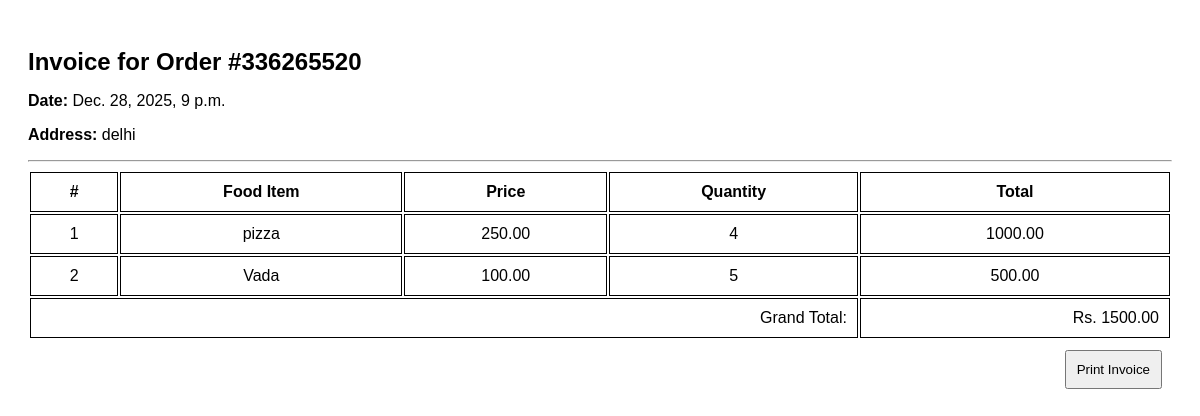
The app's page /api/invoice/336265520/ with its own data.
### foodordering/models.py (models this page shows, shortened)
class OrderAddress(models.Model):
    user=models.ForeignKey(User, on_delete=models.CASCADE)
    order_number = models.CharField(max_length=100, null=True)
    address=models.TextField()
    order_time=models.DateTimeField(auto_now_add=True)
    order_final_status=models.CharField(max_length=200, null=True)

class Food(models.Model):
    category=models.ForeignKey(Category, on_delete=models.CASCADE)
    item_name=models.CharField(max_length=50)
    item_price=models.DecimalField(max_digits=10, decimal_places=2)
    item_description=models.TextField(max_length=500,null=True,blank=True)
    image=models.ImageField(upload_to='food_images/')
    item_quantity=models.CharField(max_length=50)
    is_available=models.BooleanField(default=True)

### foodordering/views.py (the view)
# urls.py: path('invoice/<str:order_number>/', get_invoice),
def get_invoice(request, order_number):
    orders = Order.objects.filter(order_number=order_number, is_order_placed=True).select_related('food')
    address = OrderAddress.objects.get(order_number=order_number)
    grand_total=0
    order_data=[]
    for order in orders:
        total_price = order.quantity * order.food.item_price
        grand_total += total_price
        order_data.append({
            'food' :order.food,
            'quantity': order.quantity,
            'total_price': total_price,
        })
    return render(request, 'invoice.html', {
        'order_number': order_number,
        'grand_total': grand_total,
        'address': address,
        'orders': order_data
    })

### foodordering/templates/invoice.html (shortened to what this page needs)
<!DOCTYPE html>
<html lang="en">
<head>
</head>
<body>
    <h2>Invoice for Order #{{order_number}}</h2>
    <p><strong>Date: </strong>{{address.order_time}}</p>
    <p><strong>Address: </strong>{{address.address}}</p>
    <hr>
    <table>
        <thead>
            <tr>
                <th>#</th>
                <th>Food Item</th>
                <th>Price</th>
                <th>Quantity</th>
                <th>Total</th>
            </tr>
        </thead>
        <tbody>
            {% for order in orders %}
            <tr>
                <td>{{forloop.counter}}</td>
                <td>{{order.food.item_name}}</td>
                <td>{{order.food.item_price}}</td>
                <td>{{order.quantity}}</td>
                <td>{{order.total_price}}</td>
            </tr>
            {% endfor %}
        </tbody>
        <tfoot>
            <tr>
                <td colspan="4" style="text-align: right;">Grand Total:</td>
                <td style="text-align: right;">Rs. {{grand_total}}</td>
            </tr>
        </tfoot>
    </table>
    <div style=" display: flex;
    justify-content: flex-end;">
        <button style="margin:10px; padding:10px;" onclick="window.print()">Print Invoice</button>
    </div>
</body>
</html>

### foodordering/templates/invoice.html (style rules this page uses)
body { font-family: Arial, sans-serif; padding: 20px; }
h2 { margin-bottom: 10px; }
table { width: 100%; }
th, td { border: 1px solid; padding: 10px; text-align: center }

### records on screen
OrderAddress: order_time "Dec. 28, 2025, 9 p.m.", address "delhi"
Food: food.item_name "pizza", food.item_price "250.00", quantity "4", total_price "1000.00"
Food: food.item_name "Vada", food.item_price "100.00", quantity "5", total_price "500.00"

### other values on screen
{{ order_number }} "336265520"
{{ grand_total }} "1500.00"
